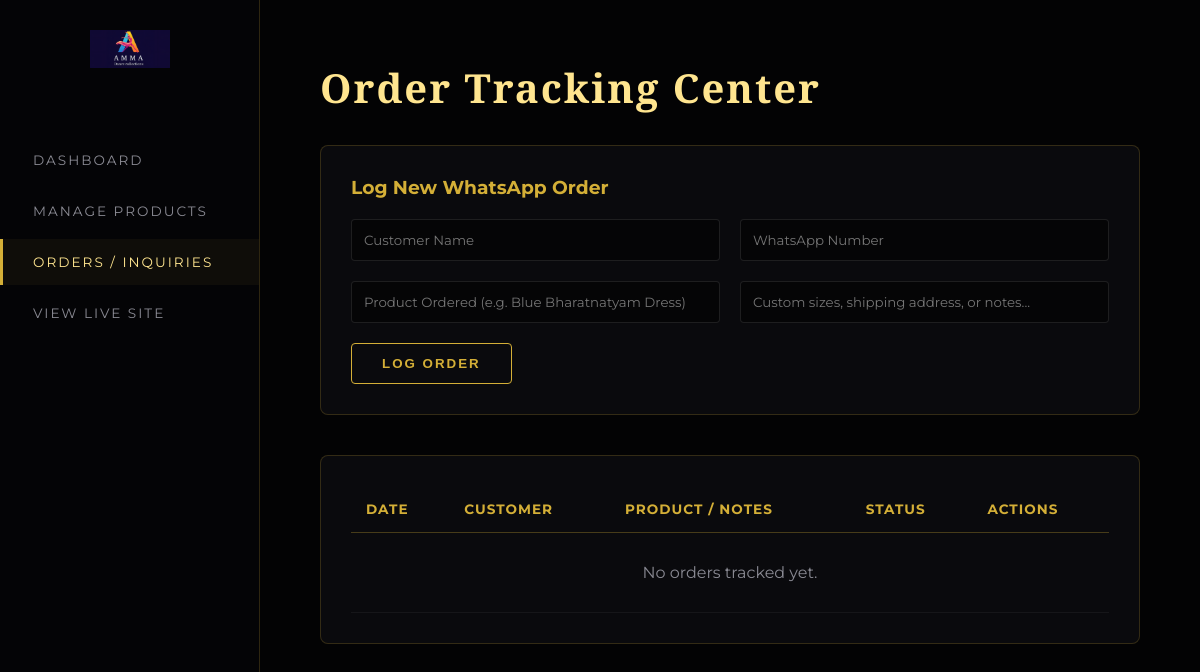
The page /orders/ (signed in) on the database as committed earlier.
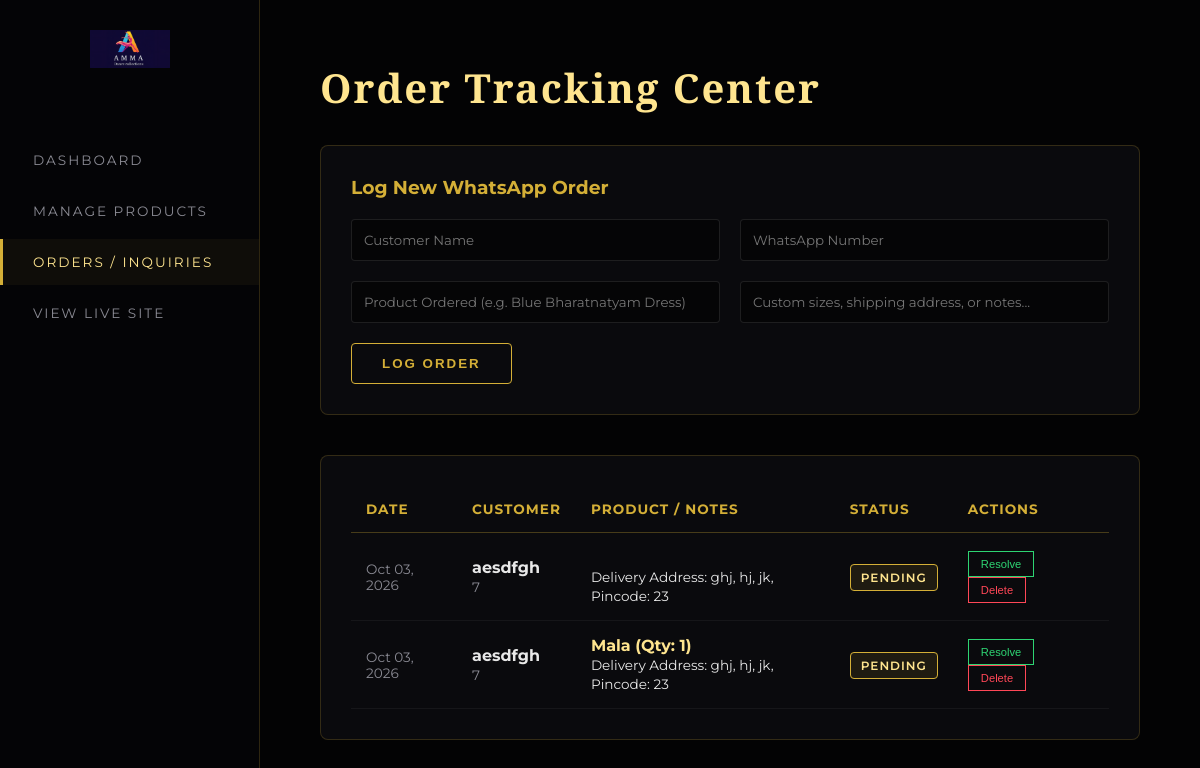
The same page on the database as committed later.
### main/models.py (models this page shows, shortened)
class Inquiry(models.Model):
    customer_name = models.CharField(max_length=100)
    phone_number = models.CharField(max_length=20)
    product_interest = models.CharField(max_length=200)
    status = models.CharField(max_length=50, default="Pending")
    notes = models.TextField(blank=True, null=True)
    created_at = models.DateTimeField(auto_now_add=True)

### main/views.py (the view, shortened to what this page needs)
# urls.py: path('orders/', views.orders, name='orders'),
def orders(request):
    if 'user_id' not in request.session:
        return redirect('admin_login')
    all_inquiries = Inquiry.objects.all().order_by('-created_at')
    return render(request, 'orders.html', {'inquiries': all_inquiries})

### main/templates/orders.html (shortened to what this page needs)
{% load static %}
<!DOCTYPE html>
<html lang="en">
<head>
</head>
<body>
    <div class="sidebar">
        <div class="logo-area">
            <img src="{% static 'logo.png' %}" alt="Logo">
        </div>
        <ul class="nav-links">
            <li><a href="{% url 'a_home' %}">Dashboard</a></li>
            <li><a href="{% url 'manage_products' %}">Manage Products</a></li>
            <li><a href="{% url 'orders' %}" class="active">Orders / Inquiries</a></li>
            <li><a href="{% url 'home' %}" target="_blank">View Live Site</a></li>
        </ul>
    </div>
    <div class="main-content">
        <h1>Order Tracking Center</h1>
        <div class="panel">
            <h3 style="color: var(--gold); margin-bottom: 20px;">Log New WhatsApp Order</h3>
            <form method="POST">
                <div class="form-grid">
                    <input type="text" name="customer_name" required placeholder="Customer Name">
                    <input type="text" name="phone_number" required placeholder="WhatsApp Number">
                    <input type="text" name="product_interest" required placeholder="Product Ordered (e.g. Blue Bharatnatyam Dress)">
                    <input type="text" name="notes" placeholder="Custom sizes, shipping address, or notes...">
                </div>
                <button type="submit" class="btn-add">Log Order</button>
            </form>
        </div>
        <div class="panel">
            <table>
                <thead>
                    <tr>
                        <th>Date</th>
                        <th>Customer</th>
                        <th>Product / Notes</th>
                        <th>Status</th>
                        <th>Actions</th>
                    </tr>
                </thead>
                <tbody>
                    {% for order in inquiries %}
                    <tr>
                        <td style="color: var(--text-muted); font-size: 0.85rem;">{{ order.created_at|date:"M d, Y" }}</td>
                        <td>
                            <strong>{{ order.customer_name }}</strong><br>
                            <span style="font-size: 0.85rem; color: var(--text-muted);">{{ order.phone_number }}</span>
                        </td>
                        <td>
                            <strong style="color: var(--gold-bright);">{{ order.product_interest }}</strong><br>
                            <span style="font-size: 0.85rem;">{{ order.notes }}</span>
                        </td>
                        <td>
                            {% if order.status == 'Pending' %}
                                <span class="status-badge status-pending">Pending</span>
                            {% else %}
                                <span class="status-badge status-resolved">Resolved</span>
                            {% endif %}
                        </td>
                        <td>
                            {% if order.status == 'Pending' %}
                            <form method="POST" style="display: inline;">
                                <button type="submit" class="btn-action">Resolve</button>
                            </form>
                            {% endif %}
                            <form method="POST" style="display: inline;">
                                <button type="submit" class="btn-action del">Delete</button>
                            </form>
                        </td>
                    </tr>
                    {% empty %}
                    <tr>
                        <td colspan="5" style="text-align: center; padding: 30px; color: var(--text-muted);">No orders tracked yet.</td>
                    </tr>
                    {% endfor %}
                </tbody>
            </table>
        </div>
    </div>
</body>
</html>

### main/templates/orders.html (style rules this page uses)
:root { --bg-deep: #030304; --bg-panel: rgba(15, 15, 18, 0.7); --gold: #D4AF37; --gold-bright: #FFE58F; --text-main: #E8E8E8; --text-muted: #8A8A93; --success: #2ed573; --danger: #ff4757; }
* { margin: 0; padding: 0; box-sizing: border-box; }
body { background-color: var(--bg-deep); color: var(--text-main); font-family: 'Montserrat', sans-serif; display: flex; }
.sidebar { width: 260px; height: 100vh; background: rgba(5,5,7,0.95); border-right: 1px solid rgba(212,175,55,0.2); position: fixed; padding: 30px 0; display: flex; flex-direction: column; }
.logo-area { text-align: center; margin-bottom: 50px; }
.logo-area img { width: 80px; margin-bottom: 15px; }
.nav-links { list-style: none; }
.nav-links li { margin-bottom: 5px; }
.nav-links a { display: block; padding: 15px 30px; color: var(--text-muted); text-decoration: none; font-size: 0.85rem; letter-spacing: 2px; text-transform: uppercase; transition: 0.3s; border-left: 3px solid transparent; }
.nav-links a:hover, .nav-links a.active { color: var(--gold-bright); border-left-color: var(--gold); background: rgba(212,175,55,0.05); }
.main-content { margin-left: 260px; padding: 60px; width: calc(100% - 260px); }
h1 { font-family: 'Playfair Display', serif; color: var(--gold-bright); font-size: 2.5rem; margin-bottom: 30px; letter-spacing: 2px; }
.panel { background: var(--bg-panel); border: 1px solid rgba(212,175,55,0.2); border-radius: 8px; padding: 30px; margin-bottom: 40px; }
.form-grid { display: grid; grid-template-columns: 1fr 1fr; gap: 20px; margin-bottom: 20px; }
input, textarea { width: 100%; background: rgba(0,0,0,0.5); border: 1px solid rgba(255,255,255,0.1); padding: 12px; color: white; border-radius: 4px; font-family: 'Montserrat', sans-serif; }
button.btn-add { background: transparent; border: 1px solid var(--gold); color: var(--gold); padding: 12px 30px; text-transform: uppercase; letter-spacing: 2px; font-weight: 600; cursor: pointer; transition: 0.3s; border-radius: 4px; }
table { width: 100%; border-collapse: collapse; }
th { text-align: left; padding: 15px; color: var(--gold); border-bottom: 1px solid rgba(212,175,55,0.3); text-transform: uppercase; font-size: 0.85rem; letter-spacing: 1px; }
td { padding: 15px; border-bottom: 1px solid rgba(255,255,255,0.05); }
.status-badge { padding: 5px 10px; border-radius: 4px; font-size: 0.75rem; font-weight: 600; text-transform: uppercase; letter-spacing: 1px; }
.status-pending { background: rgba(212,175,55,0.1); color: var(--gold-bright); border: 1px solid var(--gold); }
.btn-action { background: transparent; border: 1px solid var(--success); color: var(--success); padding: 6px 12px; font-size: 0.7rem; cursor: pointer; margin-right: 5px; }
.btn-action.del { border-color: var(--danger); color: var(--danger); }

Rows that differ between the two databases and show on the page:
added Inquiry: created_at "Oct 03, 2026", customer_name "aesdfgh", phone_number "7", notes "Delivery Address: ghj, hj, jk, Pincode: 23", status "PENDING"
added Inquiry: created_at "Oct 03, 2026", customer_name "aesdfgh", phone_number "7", product_interest "Mala (Qty: 1)", notes "Delivery Address: ghj, hj, jk, Pincode: 23", status "PENDING"
Other text that changed with them:
text no longer shown: "No orders tracked yet."
